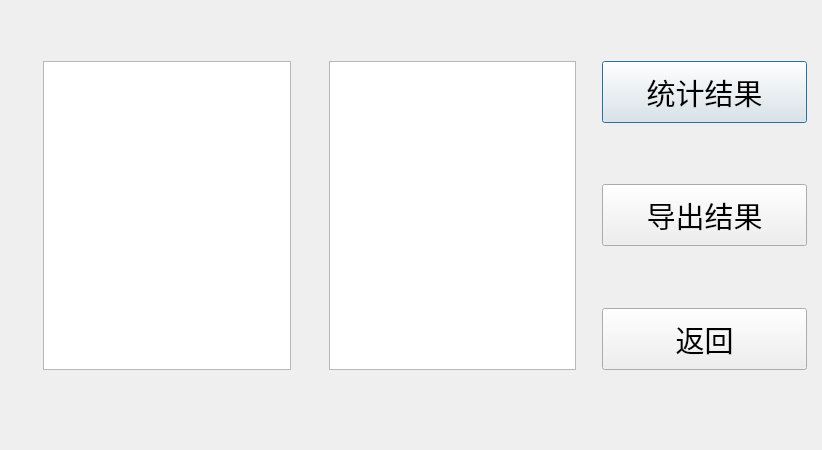
<?xml version="1.0" encoding="UTF-8"?>
<ui version="4.0">
 <class>NanHao_main_statistics</class>
 <widget class="QDialog" name="NanHao_main_statistics">
  <property name="geometry">
   <rect>
    <x>0</x>
    <y>0</y>
    <width>822</width>
    <height>450</height>
   </rect>
  </property>
  <property name="windowTitle">
   <string>NanHao_main_statistics</string>
  </property>
  <property name="styleSheet">
   <string notr="true"/>
  </property>
  <layout class="QGridLayout" name="gridLayout">
   <item row="0" column="3">
    <spacer name="verticalSpacer_6">
     <property name="orientation">
      <enum>Qt::Vertical</enum>
     </property>
     <property name="sizeHint" stdset="0">
      <size>
       <width>20</width>
       <height>40</height>
      </size>
     </property>
    </spacer>
   </item>
   <item row="1" column="0">
    <spacer name="horizontalSpacer">
     <property name="orientation">
      <enum>Qt::Horizontal</enum>
     </property>
     <property name="sizeHint" stdset="0">
      <size>
       <width>40</width>
       <height>20</height>
      </size>
     </property>
    </spacer>
   </item>
   <item row="1" column="1" rowspan="5">
    <widget class="QTableView" name="votesTv"/>
   </item>
   <item row="1" column="2">
    <spacer name="horizontalSpacer_2">
     <property name="orientation">
      <enum>Qt::Horizontal</enum>
     </property>
     <property name="sizeHint" stdset="0">
      <size>
       <width>40</width>
       <height>20</height>
      </size>
     </property>
    </spacer>
   </item>
   <item row="1" column="3" rowspan="5">
    <widget class="QTableView" name="sortTv"/>
   </item>
   <item row="1" column="4">
    <spacer name="verticalSpacer_5">
     <property name="orientation">
      <enum>Qt::Vertical</enum>
     </property>
     <property name="sizeHint" stdset="0">
      <size>
       <width>20</width>
       <height>62</height>
      </size>
     </property>
    </spacer>
   </item>
   <item row="1" column="5">
    <widget class="QPushButton" name="pushButton_2">
     <property name="sizePolicy">
      <sizepolicy hsizetype="Expanding" vsizetype="Expanding">
       <horstretch>0</horstretch>
       <verstretch>0</verstretch>
      </sizepolicy>
     </property>
     <property name="font">
      <font>
       <family>华文新魏</family>
       <pointsize>22</pointsize>
      </font>
     </property>
     <property name="text">
      <string>统计结果</string>
     </property>
    </widget>
   </item>
   <item row="2" column="5">
    <spacer name="verticalSpacer_2">
     <property name="orientation">
      <enum>Qt::Vertical</enum>
     </property>
     <property name="sizeHint" stdset="0">
      <size>
       <width>20</width>
       <height>43</height>
      </size>
     </property>
    </spacer>
   </item>
   <item row="3" column="4">
    <spacer name="verticalSpacer_8">
     <property name="orientation">
      <enum>Qt::Vertical</enum>
     </property>
     <property name="sizeHint" stdset="0">
      <size>
       <width>20</width>
       <height>62</height>
      </size>
     </property>
    </spacer>
   </item>
   <item row="3" column="5">
    <widget class="QPushButton" name="pushButton_3">
     <property name="sizePolicy">
      <sizepolicy hsizetype="Expanding" vsizetype="Expanding">
       <horstretch>0</horstretch>
       <verstretch>0</verstretch>
      </sizepolicy>
     </property>
     <property name="font">
      <font>
       <family>华文新魏</family>
       <pointsize>22</pointsize>
      </font>
     </property>
     <property name="text">
      <string>导出结果</string>
     </property>
    </widget>
   </item>
   <item row="4" column="5">
    <spacer name="verticalSpacer">
     <property name="orientation">
      <enum>Qt::Vertical</enum>
     </property>
     <property name="sizeHint" stdset="0">
      <size>
       <width>20</width>
       <height>42</height>
      </size>
     </property>
    </spacer>
   </item>
   <item row="5" column="4">
    <spacer name="verticalSpacer_4">
     <property name="orientation">
      <enum>Qt::Vertical</enum>
     </property>
     <property name="sizeHint" stdset="0">
      <size>
       <width>20</width>
       <height>62</height>
      </size>
     </property>
    </spacer>
   </item>
   <item row="5" column="5">
    <widget class="QPushButton" name="exitBt">
     <property name="sizePolicy">
      <sizepolicy hsizetype="Expanding" vsizetype="Expanding">
       <horstretch>0</horstretch>
       <verstretch>0</verstretch>
      </sizepolicy>
     </property>
     <property name="font">
      <font>
       <family>华文新魏</family>
       <pointsize>22</pointsize>
      </font>
     </property>
     <property name="text">
      <string>返回</string>
     </property>
    </widget>
   </item>
   <item row="6" column="3">
    <spacer name="verticalSpacer_7">
     <property name="orientation">
      <enum>Qt::Vertical</enum>
     </property>
     <property name="sizeHint" stdset="0">
      <size>
       <width>20</width>
       <height>40</height>
      </size>
     </property>
    </spacer>
   </item>
   <item row="7" column="0">
    <spacer name="horizontalSpacer_9">
     <property name="orientation">
      <enum>Qt::Horizontal</enum>
     </property>
     <property name="sizeHint" stdset="0">
      <size>
       <width>11</width>
       <height>20</height>
      </size>
     </property>
    </spacer>
   </item>
   <item row="7" column="1">
    <spacer name="horizontalSpacer_13">
     <property name="orientation">
      <enum>Qt::Horizontal</enum>
     </property>
     <property name="sizeHint" stdset="0">
      <size>
       <width>249</width>
       <height>20</height>
      </size>
     </property>
    </spacer>
   </item>
   <item row="7" column="2">
    <spacer name="horizontalSpacer_8">
     <property name="orientation">
      <enum>Qt::Horizontal</enum>
     </property>
     <property name="sizeHint" stdset="0">
      <size>
       <width>9</width>
       <height>20</height>
      </size>
     </property>
    </spacer>
   </item>
   <item row="7" column="3">
    <spacer name="horizontalSpacer_14">
     <property name="orientation">
      <enum>Qt::Horizontal</enum>
     </property>
     <property name="sizeHint" stdset="0">
      <size>
       <width>249</width>
       <height>20</height>
      </size>
     </property>
    </spacer>
   </item>
   <item row="7" column="4">
    <spacer name="horizontalSpacer_11">
     <property name="orientation">
      <enum>Qt::Horizontal</enum>
     </property>
     <property name="sizeHint" stdset="0">
      <size>
       <width>23</width>
       <height>20</height>
      </size>
     </property>
    </spacer>
   </item>
   <item row="7" column="5">
    <spacer name="horizontalSpacer_10">
     <property name="orientation">
      <enum>Qt::Horizontal</enum>
     </property>
     <property name="sizeHint" stdset="0">
      <size>
       <width>213</width>
       <height>20</height>
      </size>
     </property>
    </spacer>
   </item>
   <item row="7" column="6">
    <spacer name="horizontalSpacer_7">
     <property name="orientation">
      <enum>Qt::Horizontal</enum>
     </property>
     <property name="sizeHint" stdset="0">
      <size>
       <width>12</width>
       <height>20</height>
      </size>
     </property>
    </spacer>
   </item>
  </layout>
 </widget>
 <layoutdefault spacing="6" margin="11"/>
 <resources>
  <include location="NanHao.qrc"/>
 </resources>
 <connections>
  <connection>
   <sender>pushButton_2</sender>
   <signal>clicked()</signal>
   <receiver>NanHao_main_statistics</receiver>
   <slot>result()</slot>
   <hints>
    <hint type="sourcelabel">
     <x>806</x>
     <y>121</y>
    </hint>
    <hint type="destinationlabel">
     <x>756</x>
     <y>103</y>
    </hint>
   </hints>
  </connection>
  <connection>
   <sender>exitBt</sender>
   <signal>clicked()</signal>
   <receiver>NanHao_main_statistics</receiver>
   <slot>back()</slot>
   <hints>
    <hint type="sourcelabel">
     <x>806</x>
     <y>363</y>
    </hint>
    <hint type="destinationlabel">
     <x>625</x>
     <y>341</y>
    </hint>
   </hints>
  </connection>
  <connection>
   <sender>pushButton_3</sender>
   <signal>clicked()</signal>
   <receiver>NanHao_main_statistics</receiver>
   <slot>txt_export()</slot>
   <hints>
    <hint type="sourcelabel">
     <x>726</x>
     <y>203</y>
    </hint>
    <hint type="destinationlabel">
     <x>591</x>
     <y>152</y>
    </hint>
   </hints>
  </connection>
 </connections>
 <slots>
  <slot>count()</slot>
  <slot>result()</slot>
  <slot>back()</slot>
  <slot>txt_export()</slot>
 </slots>
</ui>
